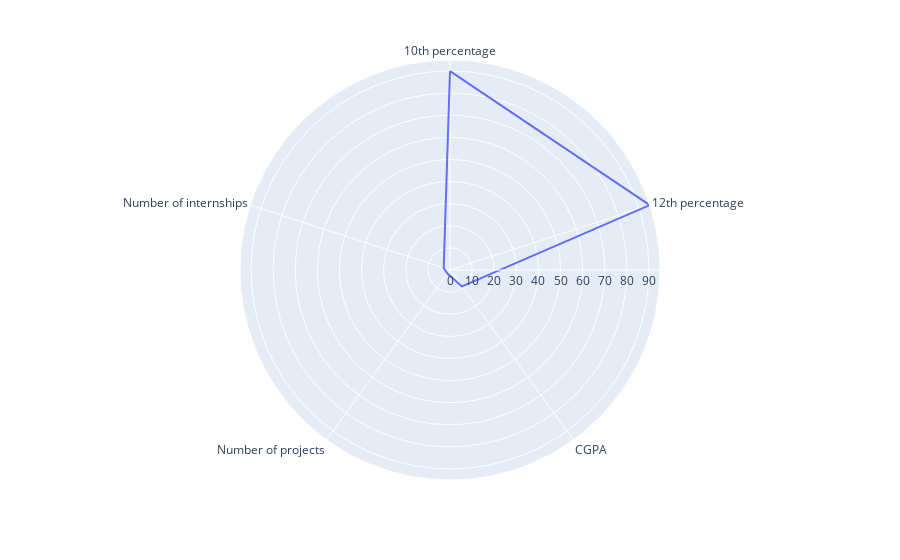

This figure's notebook cell:
### Code cell
df = pd.DataFrame(dict(
    r=[90, 95, 9.2, 2, 3],
    theta=['10th percentage','12th percentage','CGPA',
           'Number of projects', 'Number of internships']))
fig = px.line_polar(df, r='r', theta='theta', line_close=True)
fig.show()

### Figure 1 — Plotly figure (JSON) as saved in the notebook; plotly's stock layout.template omitted (floating-point values rounded to 4 significant figures)
{"data": [{"hovertemplate": "r=%{r}<br>theta=%{theta}<extra></extra>", "legendgroup": "", "line": {"color": "#636efa", "dash": "solid"}, "mode": "lines", "name": "", "r": [90, 95, 9.2, 2, 3, 90], "showlegend": false, "subplot": "polar", "theta": ["10th percentage", "12th percentage", "CGPA", "Number of projects", "Number of internships", "10th percentage"], "type": "scatterpolar"}], "layout": {"legend": {"tracegroupgap": 0}, "margin": {"t": 60}, "polar": {"angularaxis": {"direction": "clockwise", "rotation": 90}, "domain": {"x": [0, 1], "y": [0, 1]}}}}
